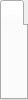
       <widget class="QTabWidget" name="menutab">
        <property name="sizePolicy">
         <sizepolicy hsizetype="Fixed" vsizetype="Expanding">
          <horstretch>0</horstretch>
          <verstretch>0</verstretch>
         </sizepolicy>
        </property>
        <property name="styleSheet">
         <string notr="true"/>
        </property>
        <property name="currentIndex">
         <number>0</number>
        </property>
        <widget class="QWidget" name="tab_9">
         <attribute name="title">
          <string/>
         </attribute>
         <widget class="QToolButton" name="carsbutton">
          <property name="geometry">
           <rect>
            <x>0</x>
            <y>10</y>
            <width>121</width>
            <height>41</height>
           </rect>
          </property>
          <property name="text">
           <string>Cars</string>
          </property>
          <property name="checkable">
           <bool>false</bool>
          </property>
          <property name="checked">
           <bool>false</bool>
          </property>
          <property name="autoRepeat">
           <bool>false</bool>
          </property>
          <property name="autoExclusive">
           <bool>false</bool>
          </property>
          <property name="autoRaise">
           <bool>true</bool>
          </property>
         </widget>
         <widget class="QToolButton" name="driversbutton">
          <property name="geometry">
           <rect>
            <x>0</x>
            <y>60</y>
            <width>121</width>
            <height>41</height>
           </rect>
          </property>
          <property name="text">
           <string>Drivers</string>
          </property>
          <property name="checkable">
           <bool>false</bool>
          </property>
          <property name="autoRaise">
           <bool>true</bool>
          </property>
         </widget>
         <widget class="QToolButton" name="uncertainitybutton">
          <property name="geometry">
           <rect>
            <x>0</x>
            <y>210</y>
            <width>121</width>
            <height>41</height>
           </rect>
          </property>
          <property name="text">
           <string>Uncertainities</string>
          </property>
          <property name="checkable">
           <bool>false</bool>
          </property>
          <property name="autoRaise">
           <bool>true</bool>
          </property>
         </widget>
         <widget class="QToolButton" name="reportbutton">
          <property name="geometry">
           <rect>
            <x>0</x>
            <y>260</y>
            <width>121</width>
            <height>41</height>
           </rect>
          </property>
          <property name="text">
           <string>Reports</string>
          </property>
          <property name="checkable">
           <bool>false</bool>
          </property>
          <property name="autoRaise">
           <bool>true</bool>
          </property>
         </widget>
         <widget class="QToolButton" name="userbutton">
          <property name="geometry">
           <rect>
            <x>0</x>
            <y>310</y>
            <width>121</width>
            <height>41</height>
           </rect>
          </property>
          <property name="text">
           <string>User Details</string>
          </property>
          <property name="checkable">
           <bool>false</bool>
          </property>
          <property name="autoRaise">
           <bool>true</bool>
          </property>
         </widget>
         <widget class="QToolButton" name="logoutbutton">
          <property name="geometry">
           <rect>
            <x>0</x>
            <y>360</y>
            <width>121</width>
            <height>41</height>
           </rect>
          </property>
          <property name="text">
           <string>Logout</string>
          </property>
          <property name="checkable">
           <bool>false</bool>
          </property>
          <property name="autoRaise">
           <bool>true</bool>
          </property>
         </widget>
         <widget class="QToolButton" name="maintenamcebutton">
          <property name="geometry">
           <rect>
            <x>0</x>
            <y>160</y>
            <width>121</width>
            <height>41</height>
           </rect>
          </property>
          <property name="text">
           <string>Maintenance</string>
          </property>
          <property name="checkable">
           <bool>false</bool>
          </property>
          <property name="autoRaise">
           <bool>true</bool>
          </property>
         </widget>
         <widget class="QToolButton" name="searchbutton">
          <property name="geometry">
           <rect>
            <x>0</x>
            <y>110</y>
            <width>121</width>
            <height>41</height>
           </rect>
          </property>
          <property name="text">
           <string>Search</string>
          </property>
          <property name="checkable">
           <bool>false</bool>
          </property>
          <property name="autoRaise">
           <bool>true</bool>
          </property>
         </widget>
        </widget>
       </widget>
